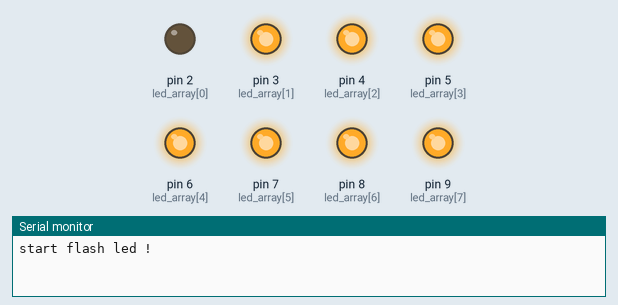
Bench run of a sketch on a simulated Arduino Uno, built with avr-gcc and run on an emulated ATmega328P. On the bench: output pins drawn as LEDs (lit = HIGH), the last lines printed to the serial monitor.

Above: at 0.2 s.
At 1.7 s:
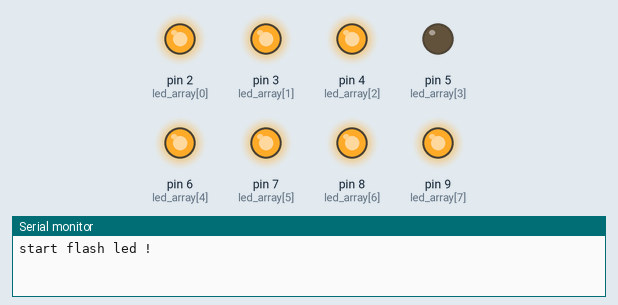
At 3.7 s:
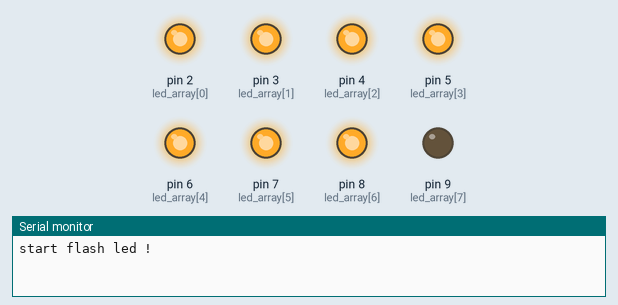
At 7.7 s:
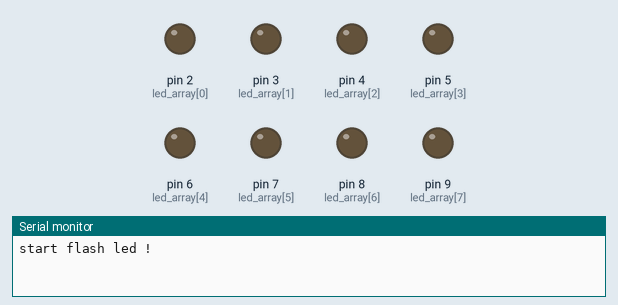
At 11.7 s:
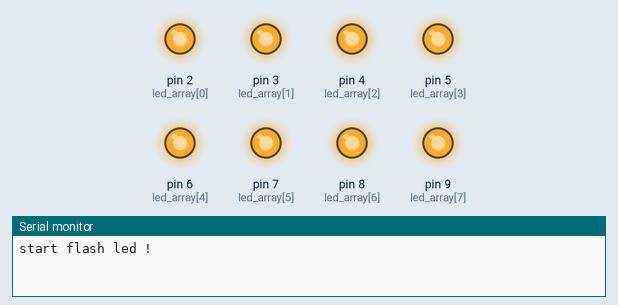
At 15.2 s:
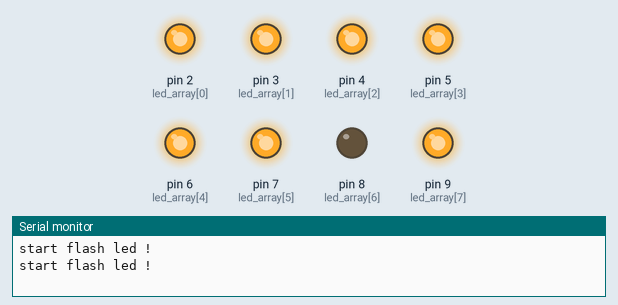
Timing chart, 0 to 15.6 s (numbered marks = the images above):
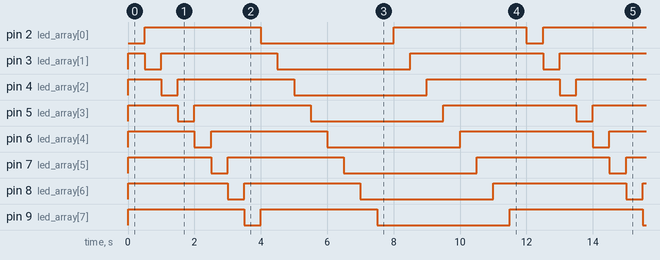

The sketch:

LED_Running_Lights.ino
```cpp
// (licence header left out)
int led_array[8] = {2, 3, 4, 5, 6, 7, 8 , 9 };
int flash_speed = 500;

/* flash led form left to right one by one */
void led_flash(void)
{
    int i;
    for(i = 0; i < 8; i++ )
    {
        digitalWrite(led_array[i],LOW);
        delay(flash_speed);
        digitalWrite(led_array[i],HIGH);
    }
}

/* turn on all led form left to right */
void led_turn_on(void)
{
    int i;
    for (i = 0; i < 8; i++ )
    {
        digitalWrite(led_array[i],LOW);
        delay(flash_speed);
    }
}

/* turn off all led  */
void led_turn_off(void)
{
    int i;
    for (i = 0; i < 8; i++ ) {
        digitalWrite(led_array[i],HIGH);
        delay(flash_speed);
    }
}
void setup()
{
  // put your setup code here, to run once:
    int i;
    Serial.begin(115200);
    for (i = 0; i < 8; i++ ) {
        pinMode(led_array[i],OUTPUT);
        digitalWrite(led_array[i],HIGH);    // set led control pin defalut HIGH turn off all LED
    }
}

void loop()
{
  // put your main code here, to run repeatedly:
    Serial.println("start flash led !");
    led_flash();
    led_turn_on();
    led_turn_off();

}
```

Measured:
- by itself, pin 2 (led_array[0]): repeats every 12.0 s: LOW 4.0 s, HIGH 4.0 s, LOW 0.50 s, HIGH 3.5 s
- by itself, pin 3 (led_array[1]), pin 4 (led_array[2]), pin 5 (led_array[3]), pin 6 (led_array[4]), pin 7 (led_array[5]), pin 8 (led_array[6]), pin 9 (led_array[7]): repeats every 12.0 s: HIGH 3.5 s, LOW 4.0 s, HIGH 4.0 s, LOW 0.50 s
- by itself, everything shown: repeats every 12.0 s, in 24 steps
